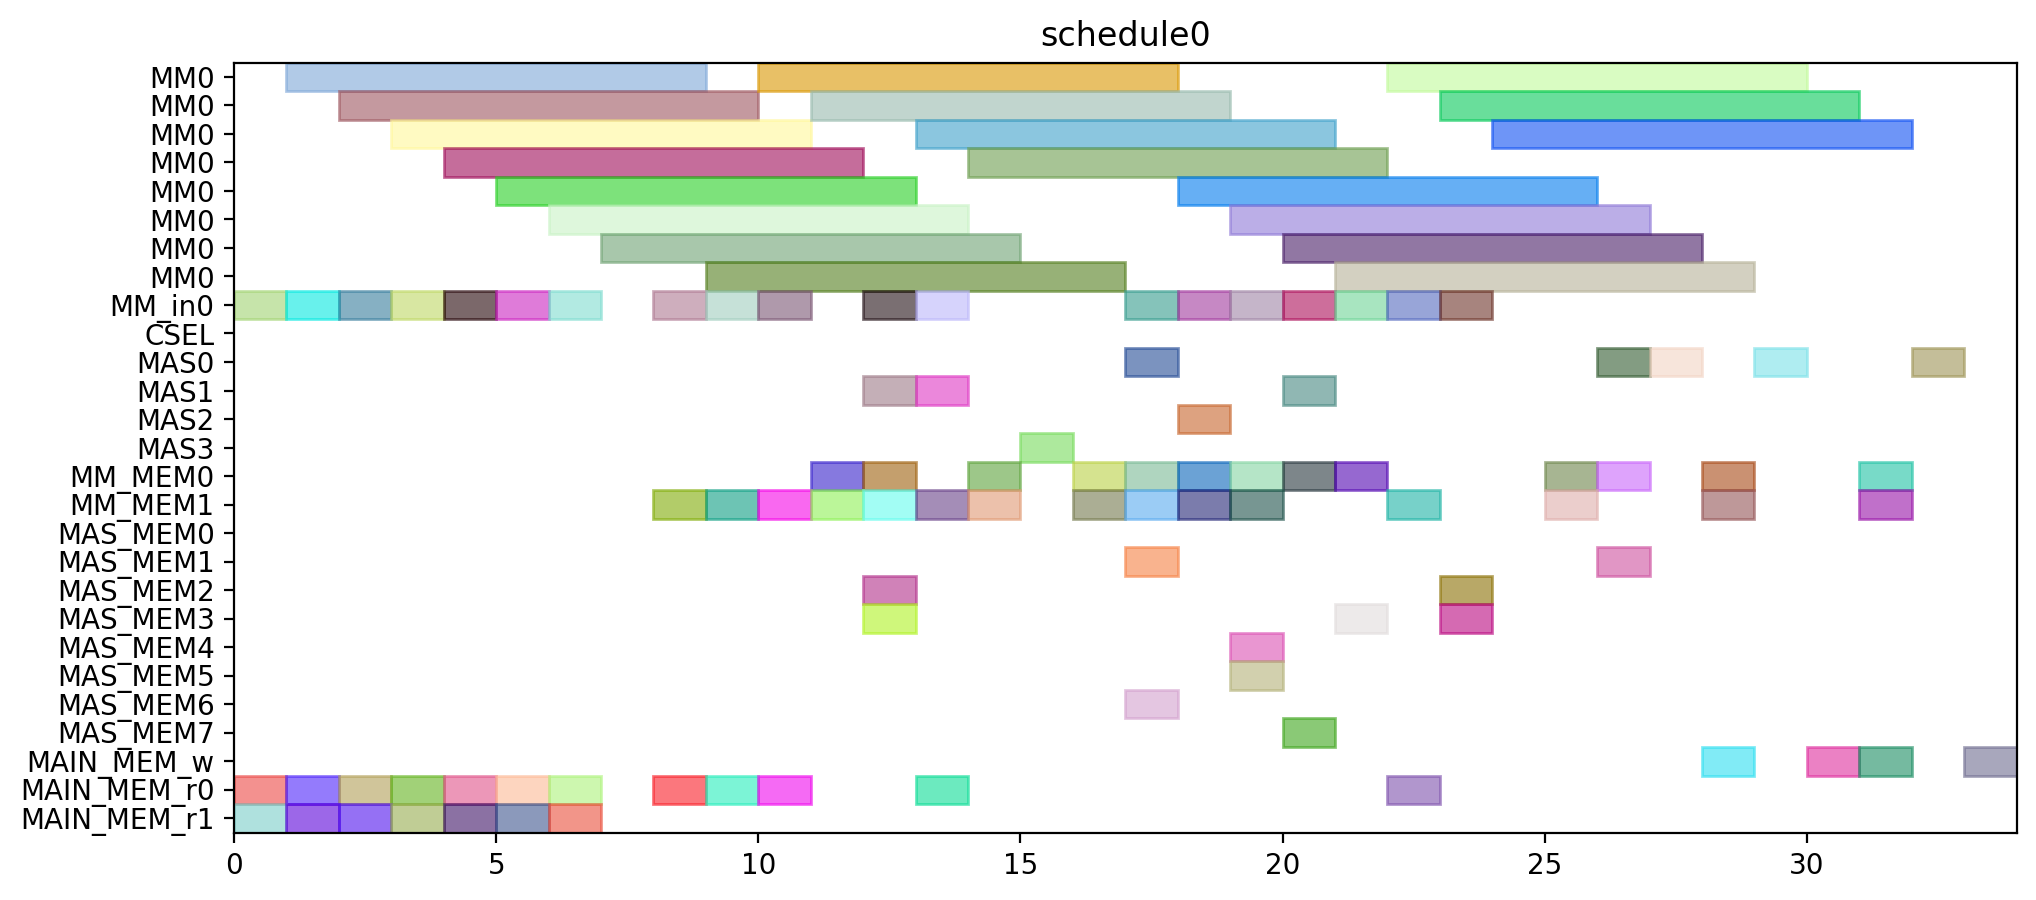

Here is the Python script that generated this plot:
from pyschedule import Scenario, solvers, plotters, alt


def solve():
	horizon = 120
	S = Scenario("schedule0", horizon=horizon)

	# resource
	MM = S.Resources('MM', num=1, size=8)
	MM_in = S.Resources('MM_in', num=1)
	CSEL = S.Resource('CSEL')
	MAS = S.Resources('MAS', num=4, size=1, periods=range(1, horizon))
	MM_MEM = S.Resources('MM_MEM', num=2)
	MAS_MEM = S.Resources('MAS_MEM', num=8)
	MAIN_MEM_w = S.Resource('MAIN_MEM_w', size=1)
	MAIN_MEM_r = S.Resources('MAIN_MEM_r', num=2)

	# result of previous scheduling

	# new tasks
	T1 = S.Task('T1', length=8, delay_cost=1)
	T1 += alt(MM)
	T1_in = S.Task('T1_in', length=1, delay_cost=1)
	T1_in += alt(MM_in)
	S += T1_in*MM_in[0]<=T1*MM[0]
	T1_mem0 = S.Task('T1_mem0', length=1, delay_cost=1)
	T1_mem0 += MAIN_MEM_r[0]
	S += T1_mem0 <= T1

	T1_mem1 = S.Task('T1_mem1', length=1, delay_cost=1)
	T1_mem1 += MAIN_MEM_r[1]
	S += T1_mem1 <= T1

	T2 = S.Task('T2', length=8, delay_cost=1)
	T2 += alt(MM)
	T2_in = S.Task('T2_in', length=1, delay_cost=1)
	T2_in += alt(MM_in)
	S += T2_in*MM_in[0]<=T2*MM[0]
	T2_mem0 = S.Task('T2_mem0', length=1, delay_cost=1)
	T2_mem0 += MAIN_MEM_r[0]
	S += T2_mem0 <= T2

	T2_mem1 = S.Task('T2_mem1', length=1, delay_cost=1)
	T2_mem1 += MAIN_MEM_r[1]
	S += T2_mem1 <= T2

	T3 = S.Task('T3', length=8, delay_cost=1)
	T3 += alt(MM)
	T3_in = S.Task('T3_in', length=1, delay_cost=1)
	T3_in += alt(MM_in)
	S += T3_in*MM_in[0]<=T3*MM[0]
	T3_mem0 = S.Task('T3_mem0', length=1, delay_cost=1)
	T3_mem0 += MAIN_MEM_r[0]
	S += T3_mem0 <= T3

	T3_mem1 = S.Task('T3_mem1', length=1, delay_cost=1)
	T3_mem1 += MAIN_MEM_r[1]
	S += T3_mem1 <= T3

	T4 = S.Task('T4', length=8, delay_cost=1)
	T4 += alt(MM)
	T4_in = S.Task('T4_in', length=1, delay_cost=1)
	T4_in += alt(MM_in)
	S += T4_in*MM_in[0]<=T4*MM[0]
	T4_mem0 = S.Task('T4_mem0', length=1, delay_cost=1)
	T4_mem0 += MAIN_MEM_r[0]
	S += T4_mem0 <= T4

	T4_mem1 = S.Task('T4_mem1', length=1, delay_cost=1)
	T4_mem1 += MAIN_MEM_r[1]
	S += T4_mem1 <= T4

	T5 = S.Task('T5', length=8, delay_cost=1)
	T5 += alt(MM)
	T5_in = S.Task('T5_in', length=1, delay_cost=1)
	T5_in += alt(MM_in)
	S += T5_in*MM_in[0]<=T5*MM[0]
	T5_mem0 = S.Task('T5_mem0', length=1, delay_cost=1)
	T5_mem0 += MAIN_MEM_r[0]
	S += T5_mem0 <= T5

	T5_mem1 = S.Task('T5_mem1', length=1, delay_cost=1)
	T5_mem1 += MAIN_MEM_r[1]
	S += T5_mem1 <= T5

	T6 = S.Task('T6', length=8, delay_cost=1)
	T6 += alt(MM)
	T6_in = S.Task('T6_in', length=1, delay_cost=1)
	T6_in += alt(MM_in)
	S += T6_in*MM_in[0]<=T6*MM[0]
	T6_mem0 = S.Task('T6_mem0', length=1, delay_cost=1)
	T6_mem0 += MAIN_MEM_r[0]
	S += T6_mem0 <= T6

	T6_mem1 = S.Task('T6_mem1', length=1, delay_cost=1)
	T6_mem1 += MAIN_MEM_r[1]
	S += T6_mem1 <= T6

	T7 = S.Task('T7', length=8, delay_cost=1)
	T7 += alt(MM)
	T7_in = S.Task('T7_in', length=1, delay_cost=1)
	T7_in += alt(MM_in)
	S += T7_in*MM_in[0]<=T7*MM[0]
	T7_mem0 = S.Task('T7_mem0', length=1, delay_cost=1)
	T7_mem0 += MAIN_MEM_r[0]
	S += T7_mem0 <= T7

	T7_mem1 = S.Task('T7_mem1', length=1, delay_cost=1)
	T7_mem1 += MAIN_MEM_r[1]
	S += T7_mem1 <= T7

	T8 = S.Task('T8', length=8, delay_cost=1)
	T8 += alt(MM)
	T8_in = S.Task('T8_in', length=1, delay_cost=1)
	T8_in += alt(MM_in)
	S += T8_in*MM_in[0]<=T8*MM[0]
	T8_mem0 = S.Task('T8_mem0', length=1, delay_cost=1)
	T8_mem0 += MAIN_MEM_r[0]
	S += T8_mem0 <= T8

	T8_mem1 = S.Task('T8_mem1', length=1, delay_cost=1)
	T8_mem1 += alt(MM_MEM)
	S += (T1*MM[0])-1 < T8_mem1*MM_MEM[1]
	S += T8_mem1 <= T8

	T9 = S.Task('T9', length=8, delay_cost=1)
	T9 += alt(MM)
	T9_in = S.Task('T9_in', length=1, delay_cost=1)
	T9_in += alt(MM_in)
	S += T9_in*MM_in[0]<=T9*MM[0]
	T9_mem0 = S.Task('T9_mem0', length=1, delay_cost=1)
	T9_mem0 += MAIN_MEM_r[0]
	S += T9_mem0 <= T9

	T9_mem1 = S.Task('T9_mem1', length=1, delay_cost=1)
	T9_mem1 += alt(MM_MEM)
	S += (T1*MM[0])-1 < T9_mem1*MM_MEM[1]
	S += T9_mem1 <= T9

	T10 = S.Task('T10', length=8, delay_cost=1)
	T10 += alt(MM)
	T10_in = S.Task('T10_in', length=1, delay_cost=1)
	T10_in += alt(MM_in)
	S += T10_in*MM_in[0]<=T10*MM[0]
	T10_mem0 = S.Task('T10_mem0', length=1, delay_cost=1)
	T10_mem0 += MAIN_MEM_r[0]
	S += T10_mem0 <= T10

	T10_mem1 = S.Task('T10_mem1', length=1, delay_cost=1)
	T10_mem1 += alt(MM_MEM)
	S += (T3*MM[0])-1 < T10_mem1*MM_MEM[1]
	S += T10_mem1 <= T10

	T11 = S.Task('T11', length=8, delay_cost=1)
	T11 += alt(MM)
	T11_in = S.Task('T11_in', length=1, delay_cost=1)
	T11_in += alt(MM_in)
	S += T11_in*MM_in[0]<=T11*MM[0]
	T11_mem0 = S.Task('T11_mem0', length=1, delay_cost=1)
	T11_mem0 += MAIN_MEM_r[0]
	S += T11_mem0 <= T11

	T11_mem1 = S.Task('T11_mem1', length=1, delay_cost=1)
	T11_mem1 += alt(MM_MEM)
	S += (T3*MM[0])-1 < T11_mem1*MM_MEM[1]
	S += T11_mem1 <= T11

	T12 = S.Task('T12', length=1, delay_cost=1)
	T12 += alt(MAS)
	T12_mem0 = S.Task('T12_mem0', length=1, delay_cost=1)
	T12_mem0 += alt(MM_MEM)
	S += (T4*MM[0])-1 < T12_mem0*MM_MEM[0]
	S += T12_mem0 <= T12

	T12_mem1 = S.Task('T12_mem1', length=1, delay_cost=1)
	T12_mem1 += alt(MM_MEM)
	S += (T2*MM[0])-1 < T12_mem1*MM_MEM[1]
	S += T12_mem1 <= T12

	T13 = S.Task('T13', length=1, delay_cost=1)
	T13 += alt(MAS)
	T13_mem0 = S.Task('T13_mem0', length=1, delay_cost=1)
	T13_mem0 += alt(MM_MEM)
	S += (T4*MM[0])-1 < T13_mem0*MM_MEM[0]
	S += T13_mem0 <= T13

	T13_mem1 = S.Task('T13_mem1', length=1, delay_cost=1)
	T13_mem1 += alt(MM_MEM)
	S += (T2*MM[0])-1 < T13_mem1*MM_MEM[1]
	S += T13_mem1 <= T13

	T15 = S.Task('T15', length=1, delay_cost=1)
	T15 += alt(MAS)
	T15_mem0 = S.Task('T15_mem0', length=1, delay_cost=1)
	T15_mem0 += alt(MM_MEM)
	S += (T7*MM[0])-1 < T15_mem0*MM_MEM[0]
	S += T15_mem0 <= T15

	T15_mem1 = S.Task('T15_mem1', length=1, delay_cost=1)
	T15_mem1 += alt(MM_MEM)
	S += (T7*MM[0])-1 < T15_mem1*MM_MEM[1]
	S += T15_mem1 <= T15

	T14 = S.Task('T14', length=8, delay_cost=1)
	T14 += alt(MM)
	T14_in = S.Task('T14_in', length=1, delay_cost=1)
	T14_in += alt(MM_in)
	S += T14_in*MM_in[0]<=T14*MM[0]
	T14_mem0 = S.Task('T14_mem0', length=1, delay_cost=1)
	T14_mem0 += alt(MAS_MEM)
	S += (T13*MAS[0])-1 < T14_mem0*MAS_MEM[0]
	S += (T13*MAS[1])-1 < T14_mem0*MAS_MEM[2]
	S += (T13*MAS[2])-1 < T14_mem0*MAS_MEM[4]
	S += (T13*MAS[3])-1 < T14_mem0*MAS_MEM[6]
	S += T14_mem0 <= T14

	T14_mem1 = S.Task('T14_mem1', length=1, delay_cost=1)
	T14_mem1 += alt(MAS_MEM)
	S += (T13*MAS[0])-1 < T14_mem1*MAS_MEM[1]
	S += (T13*MAS[1])-1 < T14_mem1*MAS_MEM[3]
	S += (T13*MAS[2])-1 < T14_mem1*MAS_MEM[5]
	S += (T13*MAS[3])-1 < T14_mem1*MAS_MEM[7]
	S += T14_mem1 <= T14

	T16 = S.Task('T16', length=8, delay_cost=1)
	T16 += alt(MM)
	T16_in = S.Task('T16_in', length=1, delay_cost=1)
	T16_in += alt(MM_in)
	S += T16_in*MM_in[0]<=T16*MM[0]
	T16_mem0 = S.Task('T16_mem0', length=1, delay_cost=1)
	T16_mem0 += alt(MM_MEM)
	S += (T1*MM[0])-1 < T16_mem0*MM_MEM[0]
	S += T16_mem0 <= T16

	T16_mem1 = S.Task('T16_mem1', length=1, delay_cost=1)
	T16_mem1 += alt(MM_MEM)
	S += (T8*MM[0])-1 < T16_mem1*MM_MEM[1]
	S += T16_mem1 <= T16

	T17 = S.Task('T17', length=8, delay_cost=1)
	T17 += alt(MM)
	T17_in = S.Task('T17_in', length=1, delay_cost=1)
	T17_in += alt(MM_in)
	S += T17_in*MM_in[0]<=T17*MM[0]
	T17_mem0 = S.Task('T17_mem0', length=1, delay_cost=1)
	T17_mem0 += alt(MM_MEM)
	S += (T8*MM[0])-1 < T17_mem0*MM_MEM[0]
	S += T17_mem0 <= T17

	T17_mem1 = S.Task('T17_mem1', length=1, delay_cost=1)
	T17_mem1 += alt(MAS_MEM)
	S += (T15*MAS[0])-1 < T17_mem1*MAS_MEM[1]
	S += (T15*MAS[1])-1 < T17_mem1*MAS_MEM[3]
	S += (T15*MAS[2])-1 < T17_mem1*MAS_MEM[5]
	S += (T15*MAS[3])-1 < T17_mem1*MAS_MEM[7]
	S += T17_mem1 <= T17

	T18 = S.Task('T18', length=1, delay_cost=1)
	T18 += alt(MAS)
	T18_mem0 = S.Task('T18_mem0', length=1, delay_cost=1)
	T18_mem0 += alt(MM_MEM)
	S += (T5*MM[0])-1 < T18_mem0*MM_MEM[0]
	S += T18_mem0 <= T18

	T18_mem1 = S.Task('T18_mem1', length=1, delay_cost=1)
	T18_mem1 += alt(MM_MEM)
	S += (T9*MM[0])-1 < T18_mem1*MM_MEM[1]
	S += T18_mem1 <= T18

	T19 = S.Task('T19', length=1, delay_cost=1)
	T19 += alt(MAS)
	T19_mem0 = S.Task('T19_mem0', length=1, delay_cost=1)
	T19_mem0 += alt(MM_MEM)
	S += (T5*MM[0])-1 < T19_mem0*MM_MEM[0]
	S += T19_mem0 <= T19

	T19_mem1 = S.Task('T19_mem1', length=1, delay_cost=1)
	T19_mem1 += alt(MM_MEM)
	S += (T9*MM[0])-1 < T19_mem1*MM_MEM[1]
	S += T19_mem1 <= T19

	T21 = S.Task('T21', length=1, delay_cost=1)
	T21 += alt(MAS)
	T21_mem0 = S.Task('T21_mem0', length=1, delay_cost=1)
	T21_mem0 += alt(MM_MEM)
	S += (T6*MM[0])-1 < T21_mem0*MM_MEM[0]
	S += T21_mem0 <= T21

	T21_mem1 = S.Task('T21_mem1', length=1, delay_cost=1)
	T21_mem1 += alt(MM_MEM)
	S += (T10*MM[0])-1 < T21_mem1*MM_MEM[1]
	S += T21_mem1 <= T21

	T24 = S.Task('T24', length=8, delay_cost=1)
	T24 += alt(MM)
	T24_in = S.Task('T24_in', length=1, delay_cost=1)
	T24_in += alt(MM_in)
	S += T24_in*MM_in[0]<=T24*MM[0]
	T24_mem0 = S.Task('T24_mem0', length=1, delay_cost=1)
	T24_mem0 += alt(MM_MEM)
	S += (T11*MM[0])-1 < T24_mem0*MM_MEM[0]
	S += T24_mem0 <= T24

	T24_mem1 = S.Task('T24_mem1', length=1, delay_cost=1)
	T24_mem1 += alt(MAS_MEM)
	S += (T12*MAS[0])-1 < T24_mem1*MAS_MEM[1]
	S += (T12*MAS[1])-1 < T24_mem1*MAS_MEM[3]
	S += (T12*MAS[2])-1 < T24_mem1*MAS_MEM[5]
	S += (T12*MAS[3])-1 < T24_mem1*MAS_MEM[7]
	S += T24_mem1 <= T24

	T20 = S.Task('T20', length=8, delay_cost=1)
	T20 += alt(MM)
	T20_in = S.Task('T20_in', length=1, delay_cost=1)
	T20_in += alt(MM_in)
	S += T20_in*MM_in[0]<=T20*MM[0]
	T20_mem0 = S.Task('T20_mem0', length=1, delay_cost=1)
	T20_mem0 += alt(MAS_MEM)
	S += (T15*MAS[0])-1 < T20_mem0*MAS_MEM[0]
	S += (T15*MAS[1])-1 < T20_mem0*MAS_MEM[2]
	S += (T15*MAS[2])-1 < T20_mem0*MAS_MEM[4]
	S += (T15*MAS[3])-1 < T20_mem0*MAS_MEM[6]
	S += T20_mem0 <= T20

	T20_mem1 = S.Task('T20_mem1', length=1, delay_cost=1)
	T20_mem1 += alt(MAS_MEM)
	S += (T18*MAS[0])-1 < T20_mem1*MAS_MEM[1]
	S += (T18*MAS[1])-1 < T20_mem1*MAS_MEM[3]
	S += (T18*MAS[2])-1 < T20_mem1*MAS_MEM[5]
	S += (T18*MAS[3])-1 < T20_mem1*MAS_MEM[7]
	S += T20_mem1 <= T20

	T22 = S.Task('T22', length=8, delay_cost=1)
	T22 += alt(MM)
	T22_in = S.Task('T22_in', length=1, delay_cost=1)
	T22_in += alt(MM_in)
	S += T22_in*MM_in[0]<=T22*MM[0]
	T22_mem0 = S.Task('T22_mem0', length=1, delay_cost=1)
	T22_mem0 += alt(MAS_MEM)
	S += (T21*MAS[0])-1 < T22_mem0*MAS_MEM[0]
	S += (T21*MAS[1])-1 < T22_mem0*MAS_MEM[2]
	S += (T21*MAS[2])-1 < T22_mem0*MAS_MEM[4]
	S += (T21*MAS[3])-1 < T22_mem0*MAS_MEM[6]
	S += T22_mem0 <= T22

	T22_mem1 = S.Task('T22_mem1', length=1, delay_cost=1)
	T22_mem1 += alt(MAS_MEM)
	S += (T21*MAS[0])-1 < T22_mem1*MAS_MEM[1]
	S += (T21*MAS[1])-1 < T22_mem1*MAS_MEM[3]
	S += (T21*MAS[2])-1 < T22_mem1*MAS_MEM[5]
	S += (T21*MAS[3])-1 < T22_mem1*MAS_MEM[7]
	S += T22_mem1 <= T22

	T23 = S.Task('T23', length=8, delay_cost=1)
	T23 += alt(MM)
	T23_in = S.Task('T23_in', length=1, delay_cost=1)
	T23_in += alt(MM_in)
	S += T23_in*MM_in[0]<=T23*MM[0]
	T23_mem0 = S.Task('T23_mem0', length=1, delay_cost=1)
	T23_mem0 += alt(MAS_MEM)
	S += (T19*MAS[0])-1 < T23_mem0*MAS_MEM[0]
	S += (T19*MAS[1])-1 < T23_mem0*MAS_MEM[2]
	S += (T19*MAS[2])-1 < T23_mem0*MAS_MEM[4]
	S += (T19*MAS[3])-1 < T23_mem0*MAS_MEM[6]
	S += T23_mem0 <= T23

	T23_mem1 = S.Task('T23_mem1', length=1, delay_cost=1)
	T23_mem1 += alt(MAS_MEM)
	S += (T19*MAS[0])-1 < T23_mem1*MAS_MEM[1]
	S += (T19*MAS[1])-1 < T23_mem1*MAS_MEM[3]
	S += (T19*MAS[2])-1 < T23_mem1*MAS_MEM[5]
	S += (T19*MAS[3])-1 < T23_mem1*MAS_MEM[7]
	S += T23_mem1 <= T23

	Z2_new = S.Task('Z2_new', length=8, delay_cost=1)
	Z2_new += alt(MM)
	Z2_new_in = S.Task('Z2_new_in', length=1, delay_cost=1)
	Z2_new_in += alt(MM_in)
	S += Z2_new_in*MM_in[0]<=Z2_new*MM[0]
	S += 0<Z2_new

	Z2_new_w = S.Task('Z2_new_w', length=1, delay_cost=1)
	Z2_new_w += alt(MAIN_MEM_w)
	S += Z2_new <= Z2_new_w

	Z2_new_mem0 = S.Task('Z2_new_mem0', length=1, delay_cost=1)
	Z2_new_mem0 += MAIN_MEM_r[0]
	S += Z2_new_mem0 <= Z2_new

	Z2_new_mem1 = S.Task('Z2_new_mem1', length=1, delay_cost=1)
	Z2_new_mem1 += alt(MM_MEM)
	S += (T14*MM[0])-1 < Z2_new_mem1*MM_MEM[1]
	S += Z2_new_mem1 <= Z2_new

	T25 = S.Task('T25', length=1, delay_cost=1)
	T25 += alt(MAS)
	T25_mem0 = S.Task('T25_mem0', length=1, delay_cost=1)
	T25_mem0 += alt(MM_MEM)
	S += (T20*MM[0])-1 < T25_mem0*MM_MEM[0]
	S += T25_mem0 <= T25

	T25_mem1 = S.Task('T25_mem1', length=1, delay_cost=1)
	T25_mem1 += alt(MM_MEM)
	S += (T20*MM[0])-1 < T25_mem1*MM_MEM[1]
	S += T25_mem1 <= T25

	X2_new = S.Task('X2_new', length=1, delay_cost=1)
	X2_new += alt(MAS)
	S += 0<X2_new

	X2_new_w = S.Task('X2_new_w', length=1, delay_cost=1)
	X2_new_w += alt(MAIN_MEM_w)
	S += X2_new <= X2_new_w

	X2_new_mem0 = S.Task('X2_new_mem0', length=1, delay_cost=1)
	X2_new_mem0 += alt(MM_MEM)
	S += (T22*MM[0])-1 < X2_new_mem0*MM_MEM[0]
	S += X2_new_mem0 <= X2_new

	X2_new_mem1 = S.Task('X2_new_mem1', length=1, delay_cost=1)
	X2_new_mem1 += alt(MM_MEM)
	S += (T24*MM[0])-1 < X2_new_mem1*MM_MEM[1]
	S += X2_new_mem1 <= X2_new

	X1_new = S.Task('X1_new', length=1, delay_cost=1)
	X1_new += alt(MAS)
	S += 0<X1_new

	X1_new_w = S.Task('X1_new_w', length=1, delay_cost=1)
	X1_new_w += alt(MAIN_MEM_w)
	S += X1_new <= X1_new_w

	X1_new_mem0 = S.Task('X1_new_mem0', length=1, delay_cost=1)
	X1_new_mem0 += alt(MM_MEM)
	S += (T23*MM[0])-1 < X1_new_mem0*MM_MEM[0]
	S += X1_new_mem0 <= X1_new

	X1_new_mem1 = S.Task('X1_new_mem1', length=1, delay_cost=1)
	X1_new_mem1 += alt(MM_MEM)
	S += (T17*MM[0])-1 < X1_new_mem1*MM_MEM[1]
	S += X1_new_mem1 <= X1_new

	Z1_new = S.Task('Z1_new', length=1, delay_cost=1)
	Z1_new += alt(MAS)
	S += 0<Z1_new

	Z1_new_w = S.Task('Z1_new_w', length=1, delay_cost=1)
	Z1_new_w += alt(MAIN_MEM_w)
	S += Z1_new <= Z1_new_w

	Z1_new_mem0 = S.Task('Z1_new_mem0', length=1, delay_cost=1)
	Z1_new_mem0 += alt(MM_MEM)
	S += (T16*MM[0])-1 < Z1_new_mem0*MM_MEM[0]
	S += Z1_new_mem0 <= Z1_new

	Z1_new_mem1 = S.Task('Z1_new_mem1', length=1, delay_cost=1)
	Z1_new_mem1 += alt(MAS_MEM)
	S += (T25*MAS[0])-1 < Z1_new_mem1*MAS_MEM[1]
	S += (T25*MAS[1])-1 < Z1_new_mem1*MAS_MEM[3]
	S += (T25*MAS[2])-1 < Z1_new_mem1*MAS_MEM[5]
	S += (T25*MAS[3])-1 < Z1_new_mem1*MAS_MEM[7]
	S += Z1_new_mem1 <= Z1_new

	solvers.mip.solve(S,msg=1,kind='CPLEX',ratio_gap=1.01)

	solution = [['hoge']*len(S.solution()[1]) for i in range(len(S.solution()))]
	for i in range(len(S.solution())):
		for j in range(len(S.solution()[i])):
			solution[i][j]=str(S.solution()[i][j])
	print(solution)

	cycles = int(solution[-1][3])

	pic_file_name = "/home/mfukuda/ABE/multiRAM_multiMAS_16mux/scheduling_result/stage8MM1_stage1MAS4/EP_LADDERMUL/schedule0.png"
	if(S.solution() != []):
		plotters.matplotlib.plot(S,img_filename=pic_file_name, show_task_labels=False, fig_size=(cycles*0.25+3, 5))

	return solution
